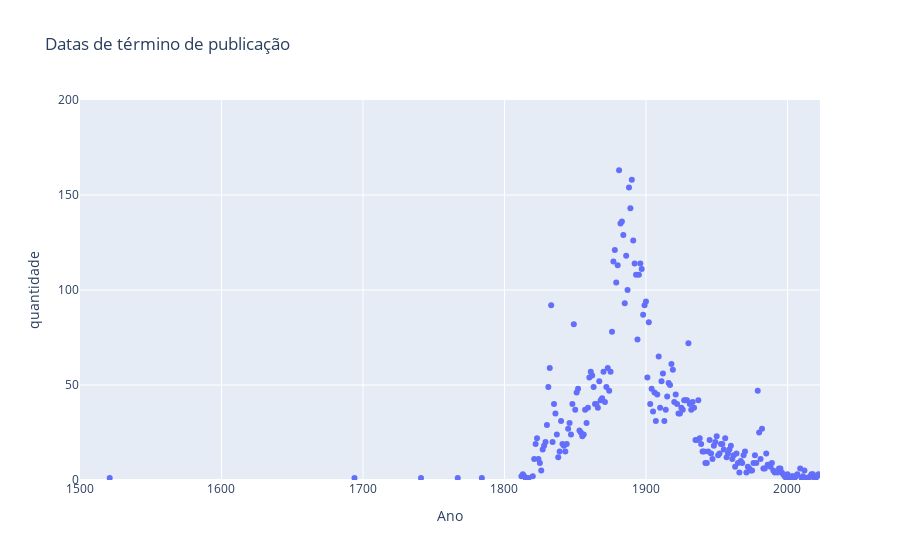

The code cell stored with this chart in its notebook:
### Code cell
# criar scatter plot com os dados de datas de publicação com as datas de publicação no eixo Y
fig3 = px.scatter(df_edate, x='Ano', y='quantidade', title='Datas de término de publicação')
# adcionar mais anos no eixo x
fig3.update_xaxes(range=[1500, 2023])
# limitar eixo y a 200
fig3.update_yaxes(range=[0, 200])
fig3.show()
# salvar gráfico
fig3.write_image('./charts/fig3.png')

### Figure 1 — Plotly figure (JSON) as saved in the notebook; plotly's stock layout.template omitted (floating-point values rounded to 4 significant figures; data arrays with more than 128 entries replaced by an {"elided": "..."} marker saying what was removed)
{"data": [{"hovertemplate": "Ano=%{x}<br>quantidade=%{y}<extra></extra>", "legendgroup": "", "marker": {"color": "#636efa", "symbol": "circle"}, "mode": "markers", "name": "", "orientation": "v", "showlegend": false, "type": "scatter", "x": {"elided": "211 int values"}, "xaxis": "x", "y": {"elided": "211 int values"}, "yaxis": "y"}], "layout": {"legend": {"tracegroupgap": 0}, "title": {"text": "Datas de término de publicação"}, "xaxis": {"anchor": "y", "domain": [0, 1], "range": [1500, 2023], "title": {"text": "Ano"}}, "yaxis": {"anchor": "x", "domain": [0, 1], "range": [0, 200], "title": {"text": "quantidade"}}}}
